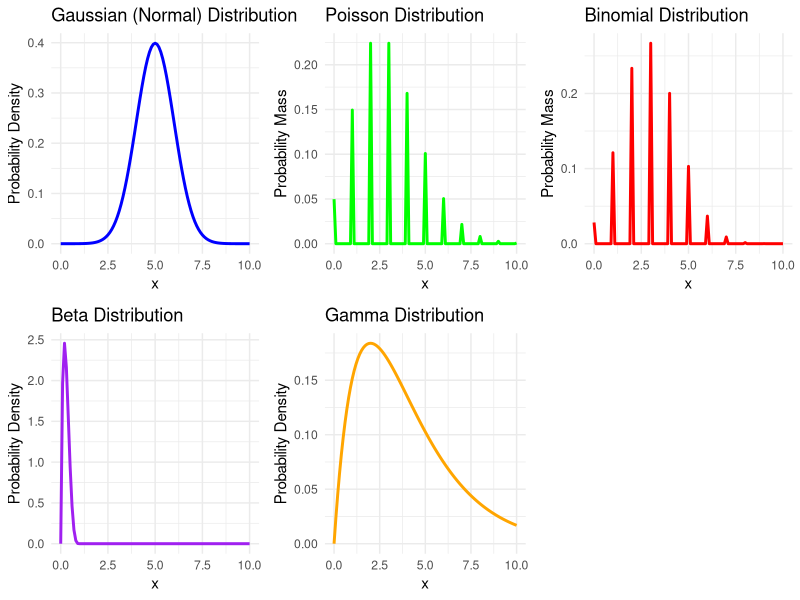

Generate this figure with R:
## ---- chunk 1
#| include: false
library(ggplot2)
## ---- chunk 2
#| echo: false
#| warning: false
# Define the x-values for the plots
x <- seq(0, 10, by = 0.1)

# Define the exponential family representations for each distribution
gaussian_pdf <- dnorm(x, mean = 5, sd = 1)
poisson_pdf <- dpois(x, lambda = 3)
binomial_pdf <- dbinom(x, size = 10, prob = 0.3)
beta_pdf <- dbeta(x, shape1 = 2, shape2 = 5)
gamma_pdf <- dgamma(x, shape = 2, scale = 2)

# Create plots for each distribution
plot_gaussian <- ggplot(data = data.frame(x, gaussian_pdf), aes(x = x, y = gaussian_pdf)) +
  geom_line(color = "blue", linewidth = 1) +
  labs(title = "Gaussian (Normal) Distribution",
       x = "x",
       y = "Probability Density") +
  theme_minimal()

plot_poisson <- ggplot(data = data.frame(x, poisson_pdf), aes(x = x, y = poisson_pdf)) +
  geom_line(color = "green", linewidth = 1) +
  labs(title = "Poisson Distribution",
       x = "x",
       y = "Probability Mass") +
  theme_minimal()

plot_binomial <- ggplot(data = data.frame(x, binomial_pdf), aes(x = x, y = binomial_pdf)) +
  geom_line(color = "red", linewidth = 1) +
  labs(title = "Binomial Distribution",
       x = "x",
       y = "Probability Mass") +
  theme_minimal()

plot_beta <- ggplot(data = data.frame(x, beta_pdf), aes(x = x, y = beta_pdf)) +
  geom_line(color = "purple", linewidth = 1) +
  labs(title = "Beta Distribution",
       x = "x",
       y = "Probability Density") +
  theme_minimal()

plot_gamma <- ggplot(data = data.frame(x, gamma_pdf), aes(x = x, y = gamma_pdf)) +
  geom_line(color = "orange", linewidth = 1) +
  labs(title = "Gamma Distribution",
       x = "x",
       y = "Probability Density") +
  theme_minimal()
## ---- chunk 3
#| echo: false
#| out.width: "100%"
# Display the plots of distributions
# Arrange the plots in a grid
library(gridExtra)
grid.arrange(plot_gaussian, plot_poisson, plot_binomial, plot_beta, plot_gamma, nrow = 2)
